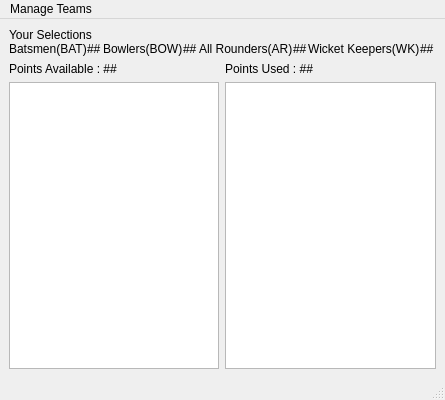
<?xml version="1.0" encoding="UTF-8"?>
<ui version="4.0">
 <class>MainWindow</class>
 <widget class="QMainWindow" name="MainWindow">
  <property name="geometry">
   <rect>
    <x>0</x>
    <y>0</y>
    <width>445</width>
    <height>400</height>
   </rect>
  </property>
  <property name="windowTitle">
   <string>Fantasy League Cricket</string>
  </property>
  <widget class="QWidget" name="centralwidget">
   <layout class="QGridLayout" name="gridLayout">
    <item row="0" column="0" colspan="2">
     <layout class="QVBoxLayout" name="verticalLayout" stretch="0,0">
      <property name="spacing">
       <number>0</number>
      </property>
      <property name="bottomMargin">
       <number>0</number>
      </property>
      <item>
       <widget class="QLabel" name="label">
        <property name="text">
         <string>Your Selections</string>
        </property>
       </widget>
      </item>
      <item>
       <layout class="QHBoxLayout" name="horizontalLayout">
        <item>
         <widget class="QLabel" name="label_5">
          <property name="text">
           <string>Batsmen(BAT)</string>
          </property>
         </widget>
        </item>
        <item>
         <widget class="QLabel" name="bat">
          <property name="text">
           <string>##</string>
          </property>
         </widget>
        </item>
        <item>
         <widget class="QLabel" name="label_6">
          <property name="text">
           <string>Bowlers(BOW)</string>
          </property>
         </widget>
        </item>
        <item>
         <widget class="QLabel" name="bowl">
          <property name="text">
           <string>##</string>
          </property>
         </widget>
        </item>
        <item>
         <widget class="QLabel" name="label_9">
          <property name="text">
           <string>All Rounders(AR)</string>
          </property>
         </widget>
        </item>
        <item>
         <widget class="QLabel" name="ar">
          <property name="text">
           <string>##</string>
          </property>
         </widget>
        </item>
        <item>
         <widget class="QLabel" name="label_11">
          <property name="text">
           <string>Wicket Keepers(WK)</string>
          </property>
         </widget>
        </item>
        <item>
         <widget class="QLabel" name="wk">
          <property name="text">
           <string>##</string>
          </property>
         </widget>
        </item>
       </layout>
      </item>
     </layout>
    </item>
    <item row="1" column="1">
     <layout class="QVBoxLayout" name="verticalLayout_3">
      <item>
       <widget class="QLabel" name="pointUsed">
        <property name="text">
         <string>Points Used : ##</string>
        </property>
       </widget>
      </item>
      <item>
       <widget class="QListWidget" name="teamView">
        <property name="sizePolicy">
         <sizepolicy hsizetype="Expanding" vsizetype="Expanding">
          <horstretch>0</horstretch>
          <verstretch>0</verstretch>
         </sizepolicy>
        </property>
       </widget>
      </item>
     </layout>
    </item>
    <item row="1" column="0">
     <layout class="QVBoxLayout" name="verticalLayout_2">
      <item>
       <widget class="QLabel" name="pointAvail">
        <property name="text">
         <string>Points Available : ##</string>
        </property>
       </widget>
      </item>
      <item>
       <widget class="QListWidget" name="playerView"/>
      </item>
     </layout>
    </item>
   </layout>
  </widget>
  <widget class="QMenuBar" name="menubar">
   <property name="geometry">
    <rect>
     <x>0</x>
     <y>0</y>
     <width>445</width>
     <height>21</height>
    </rect>
   </property>
   <widget class="QMenu" name="menuMANAGE_TEAMS">
    <property name="title">
     <string>Manage Teams</string>
    </property>
    <addaction name="actionNEW_Team"/>
    <addaction name="actionOPEN_Team"/>
    <addaction name="actionSAVE_Team"/>
    <addaction name="actionEVALUATE_Team"/>
   </widget>
   <addaction name="menuMANAGE_TEAMS"/>
  </widget>
  <widget class="QStatusBar" name="statusbar"/>
  <action name="actionNEW_Team">
   <property name="text">
    <string>NEW Team</string>
   </property>
  </action>
  <action name="actionOPEN_Team">
   <property name="text">
    <string>OPEN Team</string>
   </property>
  </action>
  <action name="actionSAVE_Team">
   <property name="text">
    <string>SAVE Team</string>
   </property>
  </action>
  <action name="actionEVALUATE_Team">
   <property name="text">
    <string>EVALUATE Team</string>
   </property>
  </action>
 </widget>
 <resources/>
 <connections/>
</ui>
